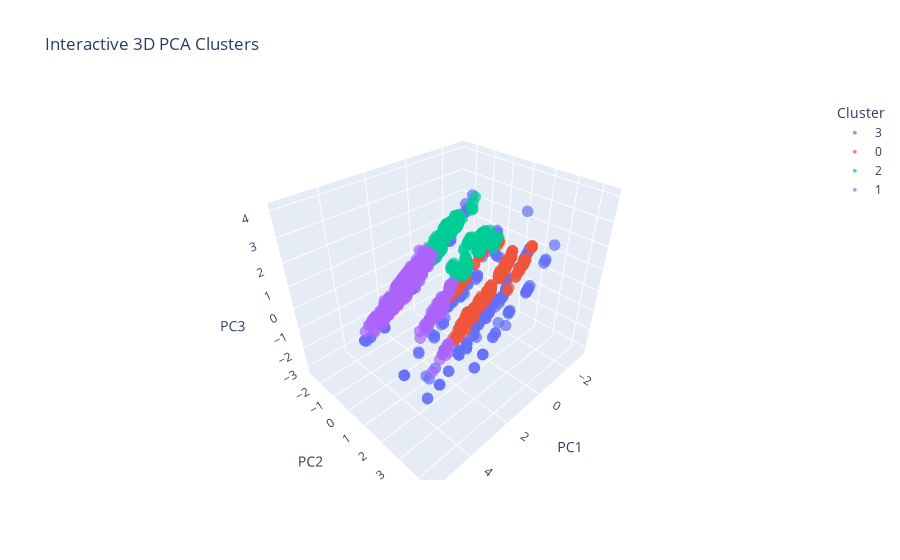

Notebook cell for this chart:
### Code cell
import plotly.express as px
pca3 = PCA(n_components=3, random_state=42)
X_pca3 = pca3.fit_transform(X_scaled)


df_plot = pd.DataFrame(X_pca3, columns=['PC1','PC2','PC3'])
df_plot["Cluster"] = clusters.astype(str)


fig = px.scatter_3d(df_plot, x='PC1', y='PC2', z='PC3', color='Cluster',
                    title="Interactive 3D PCA Clusters",
                    opacity=0.7, size_max=5)

fig.update_traces(marker=dict(size=4))
fig.show()

### Figure 1 — Plotly figure (JSON) as saved in the notebook; plotly's stock layout.template omitted (floating-point values rounded to 4 significant figures; data arrays with more than 128 entries replaced by an {"elided": "..."} marker saying what was removed)
{"data": [{"hovertemplate": "Cluster=3<br>PC1=%{x}<br>PC2=%{y}<br>PC3=%{z}<extra></extra>", "legendgroup": "3", "marker": {"color": "#636efa", "opacity": 0.7, "size": 4, "symbol": "circle"}, "mode": "markers", "name": "3", "scene": "scene", "showlegend": true, "type": "scatter3d", "x": {"elided": "263 float values"}, "y": {"elided": "263 float values"}, "z": {"elided": "263 float values"}}, {"hovertemplate": "Cluster=0<br>PC1=%{x}<br>PC2=%{y}<br>PC3=%{z}<extra></extra>", "legendgroup": "0", "marker": {"color": "#EF553B", "opacity": 0.7, "size": 4, "symbol": "circle"}, "mode": "markers", "name": "0", "scene": "scene", "showlegend": true, "type": "scatter3d", "x": {"elided": "705 float values"}, "y": {"elided": "705 float values"}, "z": {"elided": "705 float values"}}, {"hovertemplate": "Cluster=2<br>PC1=%{x}<br>PC2=%{y}<br>PC3=%{z}<extra></extra>", "legendgroup": "2", "marker": {"color": "#00cc96", "opacity": 0.7, "size": 4, "symbol": "circle"}, "mode": "markers", "name": "2", "scene": "scene", "showlegend": true, "type": "scatter3d", "x": {"elided": "462 float values"}, "y": {"elided": "462 float values"}, "z": {"elided": "462 float values"}}, {"hovertemplate": "Cluster=1<br>PC1=%{x}<br>PC2=%{y}<br>PC3=%{z}<extra></extra>", "legendgroup": "1", "marker": {"color": "#ab63fa", "opacity": 0.7, "size": 4, "symbol": "circle"}, "mode": "markers", "name": "1", "scene": "scene", "showlegend": true, "type": "scatter3d", "x": {"elided": "570 float values"}, "y": {"elided": "570 float values"}, "z": {"elided": "570 float values"}}], "layout": {"legend": {"title": {"text": "Cluster"}, "tracegroupgap": 0}, "scene": {"domain": {"x": [0, 1], "y": [0, 1]}, "xaxis": {"title": {"text": "PC1"}}, "yaxis": {"title": {"text": "PC2"}}, "zaxis": {"title": {"text": "PC3"}}}, "title": {"text": "Interactive 3D PCA Clusters"}}}
